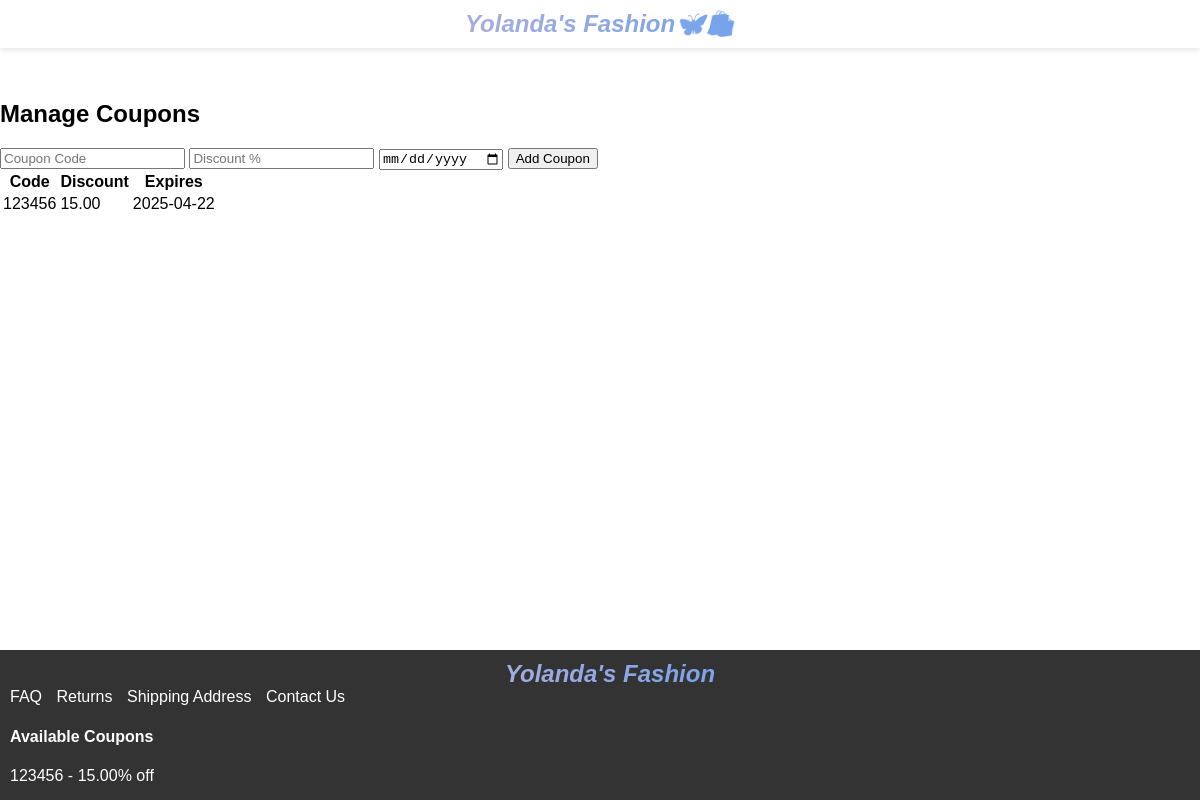
The app's page /admin_coupons.php with its own data.
### tables this page shows
CREATE TABLE `coupons` (
  `id` int(11) NOT NULL,
  `code` varchar(50) NOT NULL,
  `discount` decimal(5,2) NOT NULL,
  `expires_at` date DEFAULT NULL
);

### admin_coupons.php (the view, shortened to what this page needs)
<?php include 'header.php'; session_start();
$res = $conn->query("SELECT * FROM coupons");
?>
<h2>Manage Coupons</h2>
<form method="POST">
  <input type="text" name="code" placeholder="Coupon Code" required>
  <input type="number" step="0.01" name="discount" placeholder="Discount %" required>
  <input type="date" name="expires" required>
  <button type="submit">Add Coupon</button>
</form>
<table>
  <tr><th>Code</th><th>Discount</th><th>Expires</th></tr>
  <?php while ($c = $res->fetch_assoc()): ?>
  <tr>
    <td><?=$c['code']?></td>
    <td><?=$c['discount']?></td>
    <td><?=$c['expires_at']?></td>
  </tr>
  <?php endwhile; ?>
</table>
<?php include 'footer.php'; ?>

### footer.php (shortened to what this page needs)
<footer>
  <div class="footer-links">
    <html>
	<h2 class="brand-heading">Yolanda's Fashion</h2>
	</html>
    <a href="faq.php">FAQ</a>
    <a href="returns.php">Returns</a>
    <a href="shipping.php">Shipping Address</a>
	<a href="contact.php">Contact Us</a>
  </div>
  <div class="coupons">
    <h4>Available Coupons</h4>
    <?php
    $coupon_res = $conn->query("SELECT * FROM coupons WHERE expires_at >= CURDATE()");
    while ($coupon = $coupon_res->fetch_assoc()):
    ?>
      <div class="coupon">
        <span><?= htmlspecialchars($coupon['code']) ?> - <?= htmlspecialchars($coupon['discount']) ?>% off</span>
      </div>
    <?php endwhile; ?>
  </div>
</footer>
</body>
</html>

### style.css (style rules this page uses)
body { margin: 0; padding-bottom: 200px; font-family: Arial, sans-serif; }
footer { position: fixed; bottom: 0; width: 100%; background: #333; color: #fff; padding: 10px; }
.footer-links a { color: #fff; margin-right: 10px; text-decoration: none; }
.coupons { margin-top: 10px; }
.coupon { margin-bottom: 5px; }
.brand-heading { font-style: italic; font-size: 2rem; text-align: center; background: linear-gradient(to right, pink, dodgerblue); -webkit-background-clip: text; -webkit-text-fill-color: transparent; margin-top: 40px; margin-bottom: 20px; }
body { margin-top: 100px; }
.brand-heading { margin: 0; font-size: 24px; font-weight: bold; }

### records on screen
coupons: code "123456", discount "15.00", expires_at "2025-04-22"
